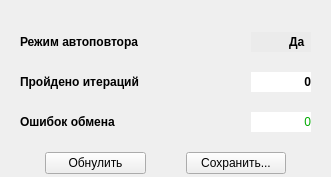
<?xml version="1.0" encoding="UTF-8"?>
<ui version="4.0">
 <class>TestInvalidErr</class>
 <widget class="QWidget" name="TestInvalidErr">
  <property name="geometry">
   <rect>
    <x>0</x>
    <y>0</y>
    <width>331</width>
    <height>177</height>
   </rect>
  </property>
  <property name="windowTitle">
   <string>Обмен по НСК. Статистика ошибок.</string>
  </property>
  <property name="windowIcon">
   <iconset resource="../tgca/tgca.qrc">
    <normaloff>:/pictogram/images[10].png</normaloff>:/pictogram/images[10].png</iconset>
  </property>
  <layout class="QGridLayout" name="gridLayout">
   <property name="leftMargin">
    <number>20</number>
   </property>
   <property name="topMargin">
    <number>30</number>
   </property>
   <property name="rightMargin">
    <number>20</number>
   </property>
   <property name="bottomMargin">
    <number>0</number>
   </property>
   <property name="verticalSpacing">
    <number>18</number>
   </property>
   <item row="0" column="0">
    <widget class="QLabel" name="labelAuto">
     <property name="font">
      <font>
       <weight>75</weight>
       <bold>true</bold>
      </font>
     </property>
     <property name="text">
      <string>Режим автоповтора</string>
     </property>
    </widget>
   </item>
   <item row="5" column="0" colspan="2">
    <layout class="QHBoxLayout" name="horizontalLayout">
     <property name="spacing">
      <number>40</number>
     </property>
     <property name="leftMargin">
      <number>25</number>
     </property>
     <property name="rightMargin">
      <number>25</number>
     </property>
     <item>
      <widget class="QPushButton" name="toZero">
       <property name="text">
        <string>Обнулить</string>
       </property>
      </widget>
     </item>
     <item>
      <widget class="QPushButton" name="save">
       <property name="text">
        <string>Сохранить...</string>
       </property>
      </widget>
     </item>
    </layout>
   </item>
   <item row="0" column="1">
    <widget class="QLabel" name="labelOnOff">
     <property name="minimumSize">
      <size>
       <width>60</width>
       <height>20</height>
      </size>
     </property>
     <property name="maximumSize">
      <size>
       <width>60</width>
       <height>20</height>
      </size>
     </property>
     <property name="font">
      <font>
       <weight>75</weight>
       <bold>true</bold>
      </font>
     </property>
     <property name="styleSheet">
      <string notr="true">background-color: rgb(235, 235, 235);</string>
     </property>
     <property name="text">
      <string>Да  </string>
     </property>
     <property name="alignment">
      <set>Qt::AlignRight|Qt::AlignTrailing|Qt::AlignVCenter</set>
     </property>
    </widget>
   </item>
   <item row="1" column="1">
    <widget class="QLabel" name="totalIter">
     <property name="minimumSize">
      <size>
       <width>60</width>
       <height>20</height>
      </size>
     </property>
     <property name="maximumSize">
      <size>
       <width>60</width>
       <height>20</height>
      </size>
     </property>
     <property name="font">
      <font>
       <weight>75</weight>
       <bold>true</bold>
      </font>
     </property>
     <property name="styleSheet">
      <string notr="true">background-color: rgb(255, 255, 255);</string>
     </property>
     <property name="text">
      <string>0</string>
     </property>
     <property name="alignment">
      <set>Qt::AlignRight|Qt::AlignTrailing|Qt::AlignVCenter</set>
     </property>
     <property name="margin">
      <number>2</number>
     </property>
    </widget>
   </item>
   <item row="1" column="0">
    <widget class="QLabel" name="labelIter">
     <property name="font">
      <font>
       <weight>75</weight>
       <bold>true</bold>
      </font>
     </property>
     <property name="text">
      <string>Пройдено итераций</string>
     </property>
    </widget>
   </item>
   <item row="3" column="0">
    <widget class="QLabel" name="labelErr">
     <property name="font">
      <font>
       <weight>75</weight>
       <bold>true</bold>
      </font>
     </property>
     <property name="text">
      <string>Ошибок обмена</string>
     </property>
    </widget>
   </item>
   <item row="3" column="1">
    <widget class="QLabel" name="totalErr">
     <property name="minimumSize">
      <size>
       <width>60</width>
       <height>20</height>
      </size>
     </property>
     <property name="maximumSize">
      <size>
       <width>60</width>
       <height>20</height>
      </size>
     </property>
     <property name="font">
      <font>
       <weight>50</weight>
       <bold>false</bold>
      </font>
     </property>
     <property name="styleSheet">
      <string notr="true">color: rgb(0, 170, 0);
background-color: rgb(255, 255, 255);</string>
     </property>
     <property name="text">
      <string>0</string>
     </property>
     <property name="alignment">
      <set>Qt::AlignRight|Qt::AlignTrailing|Qt::AlignVCenter</set>
     </property>
     <property name="margin">
      <number>2</number>
     </property>
    </widget>
   </item>
  </layout>
 </widget>
 <resources>
  <include location="../tgca/tgca.qrc"/>
 </resources>
 <connections/>
</ui>
